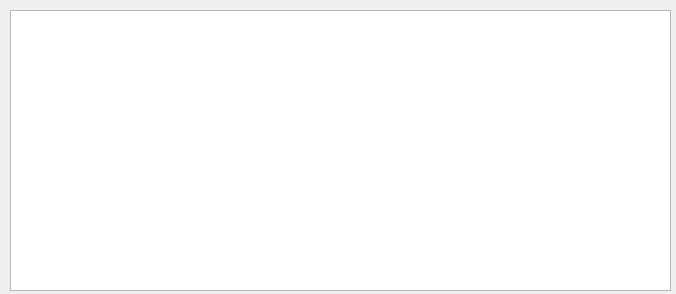
<?xml version="1.0" encoding="UTF-8"?>
<ui version="4.0">
 <class>ClientListWidget</class>
 <widget class="QWidget" name="ClientListWidget">
  <property name="geometry">
   <rect>
    <x>0</x>
    <y>0</y>
    <width>676</width>
    <height>294</height>
   </rect>
  </property>
  <property name="windowTitle">
   <string>Form</string>
  </property>
  <widget class="QTableView" name="clientTableView">
   <property name="geometry">
    <rect>
     <x>10</x>
     <y>10</y>
     <width>661</width>
     <height>281</height>
    </rect>
   </property>
   <property name="baseSize">
    <size>
     <width>300</width>
     <height>200</height>
    </size>
   </property>
  </widget>
 </widget>
 <resources/>
 <connections/>
</ui>
